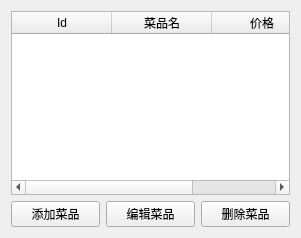
<?xml version="1.0" encoding="UTF-8"?>
<ui version="4.0">
 <class>MenuManager</class>
 <widget class="QWidget" name="MenuManager">
  <property name="geometry">
   <rect>
    <x>0</x>
    <y>0</y>
    <width>301</width>
    <height>238</height>
   </rect>
  </property>
  <layout class="QVBoxLayout" name="verticalLayoutUserManager">
   <item>
    <widget class="QTableWidget" name="menuTableWidget">
     <column>
      <property name="text">
       <string>Id</string>
      </property>
     </column>
     <column>
      <property name="text">
       <string>菜品名</string>
      </property>
     </column>
     <column>
      <property name="text">
       <string>价格</string>
      </property>
     </column>
    </widget>
   </item>
   <item>
    <layout class="QHBoxLayout" name="horizontalLayoutUserManagerButtons">
     <item>
      <widget class="QPushButton" name="addMenuButton">
       <property name="text">
        <string>添加菜品</string>
       </property>
      </widget>
     </item>
     <item>
      <widget class="QPushButton" name="editMenuButton">
       <property name="text">
        <string>编辑菜品</string>
       </property>
      </widget>
     </item>
     <item>
      <widget class="QPushButton" name="deleteMenuButton">
       <property name="text">
        <string>删除菜品</string>
       </property>
      </widget>
     </item>
    </layout>
   </item>
  </layout>
 </widget>
 <resources/>
 <connections/>
</ui>
